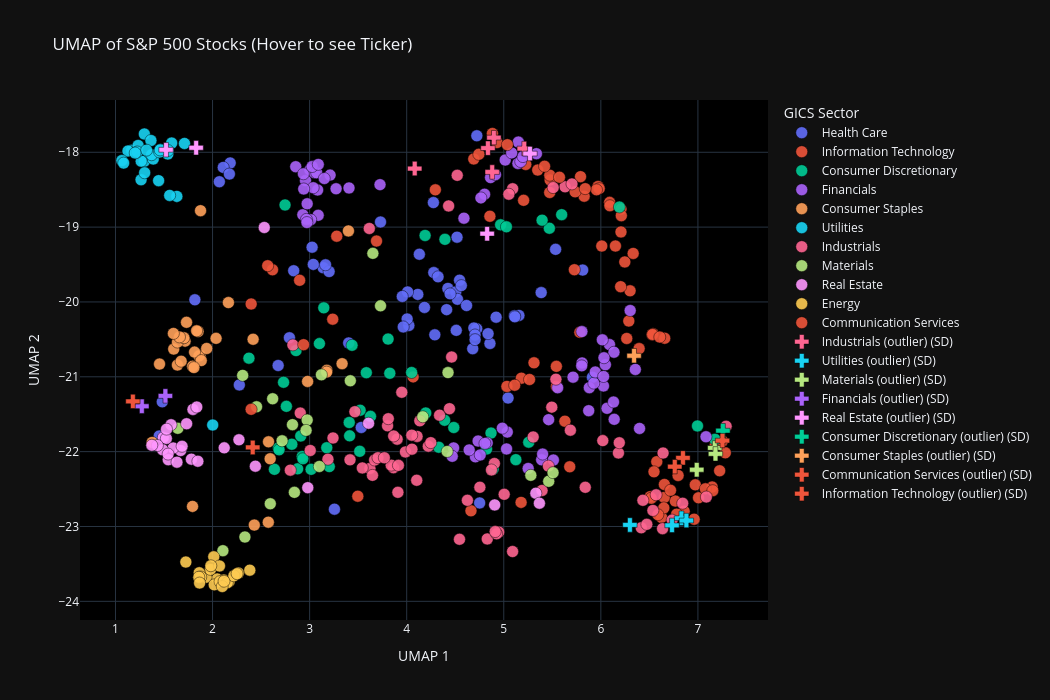

Notebook code cell kept with this figure:
### Code cell
#we can tap on the ticker on legend and disable particular stocks to understand better
import plotly.express as px

normal = umap_df[~umap_df["is_outlier"]]
outliers = umap_df[umap_df["is_outlier"]]

fig = px.scatter(
    normal,
    x="UMAP1",
    y="UMAP2",
    color="Sector",
    hover_name=normal.index,
    title="UMAP of S&P 500 Stocks (Hover to see Ticker)",
    opacity=0.9
)

for sector in outliers["Sector"].unique():
    mask = outliers["Sector"] == sector
    fig.add_scatter(
        x=outliers.loc[mask, "UMAP1"],
        y=outliers.loc[mask, "UMAP2"],
        mode="markers",
        marker=dict(
            symbol="cross",  
            size=14,
            line=dict(width=0.8, color="black"),
            color=fig.data[[t.name for t in fig.data].index(sector)].marker.color
        ),
        name=f"{sector} (outlier) (SD)",
        hovertext=outliers.index[mask],
        hoverinfo="text"
    )

fig.update_traces(
    marker=dict(size=12, line=dict(width=0.5, color="black"))
)

fig.update_layout(
    width=1050,
    height=700,
    plot_bgcolor="black",
    xaxis_title="UMAP 1",
    yaxis_title="UMAP 2",
    legend_title="GICS Sector"
)

fig.show()

### Figure 1 — Plotly figure (JSON) as saved in the notebook; plotly's stock layout.template omitted (floating-point values rounded to 4 significant figures)
{"data": [{"hovertemplate": "<b>%{hovertext}</b><br><br>Sector=Health Care<br>UMAP1=%{x}<br>UMAP2=%{y}<extra></extra>", "hovertext": ["A", "ABBV", "ABT", "ALGN", "AMGN", "BAX", "BDX", "BIIB", "BMY", "BSX", "CAH", "CI", "CNC", "COO", "COR", "CRL", "CVS", "DGX", "DHR", "DVA", "DXCM", "ELV", "EW", "GEHC", "GILD", "HCA", "HOLX", "HSIC", "HUM", "IDXX", "INCY", "IQV", "ISRG", "JNJ", "LH", "LLY", "MCK", "MDT", "MOH", "MRK", "MRNA", "MTD", "PFE", "PODD", "REGN", "RMD", "RVTY", "SOLV", "STE", "SYK", "TECH", "TMO", "UHS", "UNH", "VRTX", "VTRS", "WAT", "WST", "ZBH", "ZTS"], "legendgroup": "Health Care", "marker": {"color": "#636efa", "line": {"color": "black", "width": 0.5}, "opacity": 0.9, "size": 12, "symbol": "circle"}, "mode": "markers", "name": "Health Care", "orientation": "v", "showlegend": true, "type": "scatter", "x": [4.858, 4.279, 2.276, 4.518, 4.425, 2.676, 4.022, 4.505, 4.523, 4.275, 2.181, 2.792, 3.14, 4.005, 2.11, 4.921, 3.037, 1.482, 4.721, 3.532, 4.114, 3.025, 5.156, 5.913, 4.323, 2.07, 5.109, 3.73, 3.2, 4.29, 4.617, 5.534, 5.813, 1.818, 1.451, 4.545, 2.173, 4.009, 4.722, 4.183, 4.751, 4.68, 4.411, 5.114, 4.447, 3.965, 4.692, 4.13, 5.385, 3.954, 4.704, 4.838, 2.836, 3.164, 4.562, 3.402, 4.51, 4.704, 3.256, 5.044], "xaxis": "x", "y": [-20.56, -19.61, -21.11, -19.13, -19.82, -20.85, -20.31, -19.87, -19.96, -18.67, -18.14, -20.48, -19.54, -20.23, -18.2, -20.2, -19.5, -21.34, -20.36, -21.68, -19.9, -19.27, -20.18, -21.01, -19.66, -18.39, -20.19, -18.93, -19.59, -20.44, -20.05, -19.3, -19.57, -19.97, -21.79, -19.71, -18.29, -19.87, -17.78, -20.07, -22.69, -20.62, -20.1, -20.2, -19.89, -20.33, -20.35, -19.36, -19.88, -19.93, -20.44, -20.42, -19.58, -19.5, -19.78, -20.55, -20.38, -20.5, -22.77, -21.28], "yaxis": "y"}, {"hovertemplate": "<b>%{hovertext}</b><br><br>Sector=Information Technology<br>UMAP1=%{x}<br>UMAP2=%{y}<extra></extra>", "hovertext": ["AAPL", "ACN", "ADBE", "ADI", "ADSK", "AKAM", "AMAT", "AMD", "ANET", "APH", "APP", "AVGO", "CDNS", "CDW", "CIEN", "CRM", "CRWD", "CSCO", "CTSH", "DDOG", "DELL", "EPAM", "FFIV", "FICO", "FSLR", "FTNT", "GDDY", "GEN", "GLW", "HPE", "HPQ", "IBM", "INTC", "INTU", "IT", "JBL", "KEYS", "KLAC", "LRCX", "MCHP", "MPWR", "MSFT", "MU", "NOW", "NTAP", "NVDA", "NXPI", "ON", "ORCL", "PANW", "PLTR", "PTC", "Q", "QCOM", "ROP", "SMCI", "SNDK", "SNPS", "STX", "SWKS", "TDY", "TEL", "TER", "TRMB", "TXN", "TYL", "VRSN", "WDAY", "WDC", "ZBRA"], "legendgroup": "Information Technology", "marker": {"color": "#EF553B", "line": {"color": "black", "width": 0.5}, "opacity": 0.9, "size": 12, "symbol": "circle"}, "mode": "markers", "name": "Information Technology", "orientation": "v", "showlegend": true, "type": "scatter", "x": [5.032, 5.477, 5.473, 6.537, 6.091, 4.857, 6.767, 6.973, 7.147, 7.006, 7.282, 7.077, 6.247, 5.181, 6.858, 6.093, 6.333, 7.153, 5.474, 6.15, 5.63, 6.01, 6.267, 5.204, 4.066, 6.208, 5.971, 5.828, 6.961, 5.543, 5.265, 5.227, 6.658, 5.983, 5.35, 6.626, 6.576, 6.781, 6.653, 6.528, 6.655, 6.211, 6.717, 5.955, 5.311, 7.224, 6.288, 6.533, 7.18, 6.207, 7.253, 5.791, 6.548, 6.394, 3.279, 5.68, 6.508, 6.301, 6.649, 5.112, 4.662, 6.796, 6.519, 5.784, 6.607, 5.735, 4.883, 5.839, 6.588, 5.542], "xaxis": "x", "y": [-21.13, -18.37, -18.54, -20.43, -18.67, -18.85, -22.66, -22.44, -22.47, -22.62, -22.02, -22.5, -19.46, -21.02, -22.8, -18.71, -19.35, -22.52, -18.31, -19.25, -21.59, -19.25, -20.49, -18.64, -21.0, -18.76, -18.46, -18.59, -22.9, -21.13, -21.04, -18.16, -20.48, -18.49, -18.24, -22.88, -22.13, -22.83, -22.61, -20.44, -22.44, -18.85, -22.52, -18.5, -20.81, -22.26, -20.25, -20.43, -21.91, -19.06, -21.86, -18.33, -22.27, -20.62, -19.12, -22.2, -22.6, -19.85, -22.75, -21.11, -22.79, -22.32, -22.62, -20.41, -20.47, -18.53, -17.75, -18.49, -22.84, -20.86], "yaxis": "y"}, {"hovertemplate": "<b>%{hovertext}</b><br><br>Sector=Consumer Discretionary<br>UMAP1=%{x}<br>UMAP2=%{y}<extra></extra>", "hovertext": ["ABNB", "AMZN", "APTV", "AZO", "BBY", "BKNG", "CCL", "CMG", "DASH", "DECK", "DHI", "DPZ", "DRI", "EBAY", "EXPE", "F", "GM", "GPC", "GRMN", "HAS", "HD", "HLT", "LEN", "LOW", "LULU", "LVS", "MAR", "MCD", "MGM", "NCLH", "NKE", "NVR", "ORLY", "PHM", "POOL", "RCL", "RL", "ROST", "SBUX", "TJX", "TPR", "TSCO", "TSLA", "ULTA", "WSM", "WYNN", "YUM"], "legendgroup": "Consumer Discretionary", "marker": {"color": "#00cc96", "line": {"color": "black", "width": 0.5}, "opacity": 0.9, "size": 12, "symbol": "circle"}, "mode": "markers", "name": "Consumer Discretionary", "orientation": "v", "showlegend": true, "type": "scatter", "x": [5.596, 6.996, 4.485, 4.189, 4.196, 5.47, 5.125, 2.731, 6.191, 2.375, 2.876, 3.408, 2.76, 2.86, 5.395, 4.869, 4.823, 2.909, 4.968, 4.331, 2.924, 3.627, 3.015, 2.931, 5.027, 3.826, 3.52, 3.101, 3.516, 5.257, 2.678, 2.816, 4.394, 3.202, 2.637, 4.89, 3.584, 3.412, 2.685, 3.177, 3.146, 3.437, 7.176, 3.808, 4.391, 4.051, 2.747], "xaxis": "x", "y": [-18.83, -21.66, -21.68, -19.11, -21.48, -19.02, -22.11, -21.07, -18.73, -20.75, -22.23, -21.61, -21.39, -20.65, -18.91, -21.75, -21.97, -21.79, -18.97, -21.94, -22.06, -21.53, -22.24, -22.09, -19.0, -20.95, -21.45, -20.56, -22.0, -21.87, -21.95, -21.9, -19.16, -22.2, -22.24, -22.23, -20.95, -21.79, -21.98, -21.95, -20.08, -20.58, -21.84, -20.5, -21.58, -20.94, -18.7], "yaxis": "y"}, {"hovertemplate": "<b>%{hovertext}</b><br><br>Sector=Financials<br>UMAP1=%{x}<br>UMAP2=%{y}<extra></extra>", "hovertext": ["ACGL", "AFL", "AIG", "AIZ", "AJG", "ALL", "AMP", "AON", "APO", "ARES", "AXP", "BAC", "BEN", "BK", "BLK", "BRO", "BX", "C", "CB", "CFG", "CINF", "COF", "COIN", "CPAY", "EG", "ERIE", "FDS", "FIS", "FISV", "FITB", "GL", "GPN", "GS", "HBAN", "HIG", "HOOD", "IBKR", "ICE", "IVZ", "JKHY", "JPM", "KEY", "KKR", "L", "MA", "MCO", "MET", "MRSH", "MS", "MSCI", "MTB", "NDAQ", "NTRS", "PFG", "PGR", "PNC", "PRU", "PYPL", "RF", "RJF", "SCHW", "SPGI", "STT", "SYF", "TFC", "TROW", "TRV", "USB", "V", "WFC", "WRB", "WTW", "XYZ"], "legendgroup": "Financials", "marker": {"color": "#ab63fa", "line": {"color": "black", "width": 0.5}, "opacity": 0.9, "size": 12, "symbol": "circle"}, "mode": "markers", "name": "Financials", "orientation": "v", "showlegend": true, "type": "scatter", "x": [3.082, 2.857, 2.957, 3.002, 3.088, 3.05, 5.555, 2.93, 5.807, 6.089, 5.036, 5.252, 5.803, 5.881, 6.047, 3.011, 6.135, 5.511, 3.037, 4.736, 2.936, 5.462, 6.355, 4.59, 2.939, 2.967, 5.146, 4.864, 4.802, 4.483, 3.211, 4.765, 6.137, 4.469, 3.072, 7.083, 6.398, 4.914, 6.027, 5.175, 5.39, 4.829, 6.015, 3.026, 3.406, 5.015, 5.714, 2.975, 6.064, 5.15, 4.708, 5.197, 5.875, 5.927, 3.272, 4.806, 5.805, 5.336, 4.643, 5.942, 6.131, 5.082, 6.028, 4.985, 4.757, 6.032, 3.151, 5.029, 3.725, 5.4, 3.089, 2.972, 6.302], "xaxis": "x", "y": [-18.5, -18.19, -18.38, -18.24, -18.84, -18.27, -21.15, -18.83, -20.81, -20.57, -21.74, -22.23, -20.85, -21.15, -20.84, -18.9, -20.67, -22.11, -18.47, -21.86, -18.29, -21.57, -20.9, -18.88, -18.49, -18.9, -18.15, -18.34, -18.56, -21.95, -18.31, -18.61, -21.57, -22.06, -18.27, -21.8, -21.69, -18.3, -21.12, -18.12, -22.11, -21.88, -20.51, -18.19, -18.48, -18.1, -21.0, -18.69, -21.42, -17.86, -22.07, -18.06, -21.45, -21.08, -18.49, -21.89, -20.4, -18.02, -21.98, -20.94, -21.34, -18.01, -21.0, -21.69, -22.04, -20.75, -18.35, -21.96, -18.43, -22.03, -18.16, -18.94, -20.11], "yaxis": "y"}, {"hovertemplate": "<b>%{hovertext}</b><br><br>Sector=Consumer Staples<br>UMAP1=%{x}<br>UMAP2=%{y}<extra></extra>", "hovertext": ["ADM", "BG", "CAG", "CHD", "CL", "CLX", "COST", "CPB", "DG", "DLTR", "GIS", "HRL", "HSY", "KDP", "KHC", "KMB", "KO", "KR", "KVUE", "LW", "MDLZ", "MKC", "MNST", "MO", "PEP", "PG", "PM", "SJM", "STZ", "SYY", "TAP", "TGT", "TSN", "WMT"], "legendgroup": "Consumer Staples", "marker": {"color": "#FFA15A", "line": {"color": "black", "width": 0.5}, "opacity": 0.9, "size": 12, "symbol": "circle"}, "mode": "markers", "name": "Consumer Staples", "orientation": "v", "showlegend": true, "type": "scatter", "x": [2.574, 2.43, 1.87, 1.795, 1.859, 1.638, 2.577, 1.717, 3.177, 3.334, 1.94, 1.815, 2.163, 1.6, 1.638, 1.676, 1.851, 1.377, 1.793, 2.593, 2.036, 1.883, 1.732, 2.418, 1.836, 1.808, 3.4, 1.705, 1.454, 1.876, 1.66, 3.175, 1.597, 2.979], "xaxis": "x", "y": [-22.94, -22.98, -20.71, -20.86, -20.72, -20.84, -21.87, -20.52, -20.91, -20.82, -20.62, -20.67, -20.01, -20.63, -20.54, -20.79, -20.39, -21.88, -22.73, -22.1, -20.49, -20.78, -20.27, -20.5, -20.39, -20.88, -19.05, -20.48, -20.83, -18.78, -20.47, -20.94, -20.42, -21.06], "yaxis": "y"}, {"hovertemplate": "<b>%{hovertext}</b><br><br>Sector=Utilities<br>UMAP1=%{x}<br>UMAP2=%{y}<extra></extra>", "hovertext": ["AEE", "AEP", "ATO", "AWK", "CMS", "CNP", "D", "DTE", "DUK", "ED", "EIX", "ES", "ETR", "EVRG", "EXC", "FE", "LNT", "NEE", "NI", "PCG", "PEG", "PNW", "PPL", "SO", "SRE", "WEC", "XEL"], "legendgroup": "Utilities", "marker": {"color": "#19d3f3", "line": {"color": "black", "width": 0.5}, "opacity": 0.9, "size": 12, "symbol": "circle"}, "mode": "markers", "name": "Utilities", "orientation": "v", "showlegend": true, "type": "scatter", "x": [1.297, 1.166, 1.444, 2.001, 1.463, 1.389, 1.372, 1.129, 1.539, 1.454, 1.632, 1.297, 1.066, 1.233, 1.365, 1.579, 1.265, 1.084, 1.263, 1.558, 1.224, 1.541, 1.711, 1.32, 1.301, 1.202, 1.46], "xaxis": "x", "y": [-18.12, -17.97, -18.38, -21.64, -17.96, -18.09, -18.03, -17.98, -18.02, -18.0, -18.59, -17.76, -18.11, -17.91, -17.84, -17.88, -18.12, -18.14, -18.37, -18.58, -18.0, -17.98, -17.88, -17.97, -18.27, -18.01, -17.97], "yaxis": "y"}, {"hovertemplate": "<b>%{hovertext}</b><br><br>Sector=Industrials<br>UMAP1=%{x}<br>UMAP2=%{y}<extra></extra>", "hovertext": ["ALLE", "AME", "AOS", "AXON", "BA", "BLDR", "CARR", "CAT", "CHRW", "CMI", "CPRT", "CSX", "CTAS", "DAL", "DE", "DOV", "EFX", "EME", "EMR", "ETN", "EXPD", "FAST", "FDX", "FIX", "FTV", "GD", "GE", "GEV", "GNRC", "GWW", "HII", "HON", "HUBB", "HWM", "IEX", "IR", "ITW", "J", "JBHT", "JCI", "LDOS", "LHX", "LII", "LMT", "LUV", "MAS", "MMM", "NDSN", "NOC", "NSC", "ODFL", "OTIS", "PAYC", "PAYX", "PCAR", "PH", "PNR", "PWR", "ROK", "RSG", "RTX", "SNA", "SWK", "TT", "TXT", "UAL", "UBER", "UNP", "UPS", "URI", "VLTO", "WAB", "WM", "XYL"], "legendgroup": "Industrials", "marker": {"color": "#FF6692", "line": {"color": "black", "width": 0.5}, "opacity": 0.9, "size": 12, "symbol": "circle"}, "mode": "markers", "name": "Industrials", "orientation": "v", "showlegend": true, "type": "scatter", "x": [3.241, 4.754, 3.621, 7.29, 2.827, 2.801, 4.103, 6.569, 4.625, 6.181, 5.631, 3.864, 2.904, 5.303, 3.841, 4.107, 5.091, 6.636, 5.46, 6.433, 4.463, 3.987, 4.135, 6.843, 3.669, 4.83, 6.416, 7.087, 5.494, 3.704, 4.948, 3.909, 6.536, 6.473, 3.914, 4.054, 3.416, 5.537, 4.223, 5.839, 5.394, 4.926, 3.189, 4.912, 4.903, 3.006, 3.803, 3.466, 4.544, 3.647, 4.248, 3.769, 5.702, 5.052, 3.901, 6.02, 5.509, 6.734, 6.19, 4.432, 5.091, 4.052, 3.81, 5.004, 3.866, 5.686, 6.641, 3.543, 4.338, 3.949, 4.521, 4.873, 3.615, 4.441], "xaxis": "x", "y": [-21.82, -22.48, -22.22, -21.66, -20.57, -22.25, -22.38, -22.58, -22.65, -22.02, -18.46, -22.21, -21.48, -21.8, -22.18, -21.8, -18.49, -23.03, -22.19, -22.65, -20.74, -22.0, -21.59, -22.69, -22.11, -23.17, -23.02, -22.61, -21.41, -22.08, -23.08, -22.54, -22.79, -22.97, -22.18, -21.97, -22.11, -21.03, -21.93, -22.48, -22.52, -23.1, -22.1, -23.07, -22.16, -21.98, -21.65, -21.47, -23.17, -22.32, -21.88, -22.08, -18.42, -18.56, -21.83, -21.85, -18.47, -22.91, -21.88, -18.72, -23.33, -21.78, -21.56, -22.57, -21.79, -21.71, -22.02, -22.22, -21.51, -21.21, -18.31, -22.24, -19.02, -21.43], "yaxis": "y"}, {"hovertemplate": "<b>%{hovertext}</b><br><br>Sector=Materials<br>UMAP1=%{x}<br>UMAP2=%{y}<extra></extra>", "hovertext": ["AMCR", "APD", "AVY", "BALL", "CF", "CRH", "CTVA", "DD", "DOW", "ECL", "IFF", "IP", "LIN", "LYB", "MLM", "MOS", "NUE", "PKG", "PPG", "SHW", "STLD", "SW", "VMC"], "legendgroup": "Materials", "marker": {"color": "#B6E880", "line": {"color": "black", "width": 0.5}, "opacity": 0.9, "size": 12, "symbol": "circle"}, "mode": "markers", "name": "Materials", "orientation": "v", "showlegend": true, "type": "scatter", "x": [2.453, 3.73, 2.975, 2.31, 2.106, 5.463, 3.121, 4.426, 2.843, 1.642, 3.419, 2.619, 3.651, 2.595, 5.279, 2.333, 4.166, 2.963, 2.716, 3.099, 4.417, 2.823, 5.507], "xaxis": "x", "y": [-21.4, -20.05, -21.58, -20.98, -23.32, -22.4, -20.97, -20.94, -22.54, -21.69, -21.05, -21.29, -19.35, -22.7, -22.32, -23.14, -21.53, -21.72, -21.86, -22.2, -22.0, -21.64, -22.28], "yaxis": "y"}, {"hovertemplate": "<b>%{hovertext}</b><br><br>Sector=Real Estate<br>UMAP1=%{x}<br>UMAP2=%{y}<extra></extra>", "hovertext": ["AMT", "ARE", "AVB", "BXP", "CCI", "CPT", "DLR", "DOC", "EQIX", "EQR", "ESS", "EXR", "FRT", "HST", "INVH", "IRM", "KIM", "MAA", "O", "PLD", "PSA", "REG", "SBAC", "SPG", "UDR", "VICI", "WY"], "legendgroup": "Real Estate", "marker": {"color": "#FF97FF", "line": {"color": "black", "width": 0.5}, "opacity": 0.9, "size": 12, "symbol": "circle"}, "mode": "markers", "name": "Real Estate", "orientation": "v", "showlegend": true, "type": "scatter", "x": [1.782, 1.492, 1.671, 2.12, 1.848, 1.594, 5.331, 1.524, 4.907, 1.485, 1.432, 2.272, 1.572, 3.607, 1.544, 5.367, 1.733, 1.542, 1.798, 1.837, 2.441, 1.526, 1.633, 2.532, 1.686, 1.375, 2.981], "xaxis": "x", "y": [-22.1, -21.81, -21.98, -21.95, -22.13, -21.95, -22.56, -21.82, -22.71, -21.97, -21.92, -21.84, -21.64, -21.62, -22.11, -22.69, -21.63, -22.03, -21.44, -21.4, -22.19, -21.7, -22.14, -19.0, -21.93, -21.91, -22.48], "yaxis": "y"}, {"hovertemplate": "<b>%{hovertext}</b><br><br>Sector=Energy<br>UMAP1=%{x}<br>UMAP2=%{y}<extra></extra>", "hovertext": ["APA", "BKR", "COP", "CTRA", "CVX", "DVN", "EOG", "EQT", "EXE", "FANG", "HAL", "KMI", "MPC", "OKE", "OXY", "PSX", "SLB", "TPL", "TRGP", "VLO", "WMB", "XOM"], "legendgroup": "Energy", "marker": {"color": "#FECB52", "line": {"color": "black", "width": 0.5}, "opacity": 0.9, "size": 12, "symbol": "circle"}, "mode": "markers", "name": "Energy", "orientation": "v", "showlegend": true, "type": "scatter", "x": [2.047, 2.265, 2.117, 1.933, 2.171, 2.012, 1.978, 1.725, 1.863, 2.017, 2.077, 1.879, 2.152, 1.859, 2.071, 2.22, 2.384, 2.1, 1.866, 2.253, 1.982, 2.118], "xaxis": "x", "y": [-23.7, -23.62, -23.72, -23.68, -23.73, -23.41, -23.57, -23.48, -23.62, -23.78, -23.74, -23.67, -23.75, -23.68, -23.53, -23.66, -23.58, -23.8, -23.76, -23.63, -23.52, -23.73], "yaxis": "y"}, {"hovertemplate": "<b>%{hovertext}</b><br><br>Sector=Communication Services<br>UMAP1=%{x}<br>UMAP2=%{y}<extra></extra>", "hovertext": ["CHTR", "CMCSA", "DIS", "EA", "FOX", "FOXA", "LYV", "META", "MTCH", "NWS", "NWSA", "OMC", "PSKY", "T", "TKO", "TMUS", "TTD", "VZ", "WBD"], "legendgroup": "Communication Services", "marker": {"color": "#EF553B", "line": {"color": "black", "width": 0.5}, "opacity": 0.9, "size": 12, "symbol": "circle"}, "mode": "markers", "name": "Communication Services", "orientation": "v", "showlegend": true, "type": "scatter", "x": [2.897, 2.397, 5.178, 4.295, 4.691, 4.743, 3.496, 2.938, 5.573, 4.93, 5.037, 5.42, 3.689, 2.618, 3.238, 2.568, 6.204, 2.398, 5.727], "xaxis": "x", "y": [-19.71, -21.43, -22.68, -18.5, -18.09, -18.03, -22.6, -20.57, -18.33, -17.87, -17.9, -18.19, -19.19, -19.57, -20.23, -19.52, -19.8, -20.03, -19.57], "yaxis": "y"}, {"hoverinfo": "text", "hovertext": ["ADP", "BR", "ROL", "TDG", "VRSK"], "marker": {"color": "#FF6692", "line": {"color": "black", "width": 0.5}, "size": 12, "symbol": "cross"}, "mode": "markers", "name": "Industrials (outlier) (SD)", "type": "scatter", "x": [4.881, 4.898, 4.082, 5.211, 4.837], "y": [-18.26, -17.8, -18.22, -17.95, -17.94]}, {"hoverinfo": "text", "hovertext": ["AES", "CEG", "NRG", "VST"], "marker": {"color": "#19d3f3", "line": {"color": "black", "width": 0.5}, "size": 12, "symbol": "cross"}, "mode": "markers", "name": "Utilities (outlier) (SD)", "type": "scatter", "x": [6.299, 6.83, 6.882, 6.733], "y": [-22.98, -22.89, -22.92, -22.98]}, {"hoverinfo": "text", "hovertext": ["ALB", "FCX", "NEM"], "marker": {"color": "#B6E880", "line": {"color": "black", "width": 0.5}, "size": 12, "symbol": "cross"}, "mode": "markers", "name": "Materials (outlier) (SD)", "type": "scatter", "x": [7.174, 7.181, 6.988], "y": [-21.95, -22.03, -22.24]}, {"hoverinfo": "text", "hovertext": ["CBOE", "CME"], "marker": {"color": "#ab63fa", "line": {"color": "black", "width": 0.5}, "size": 12, "symbol": "cross"}, "mode": "markers", "name": "Financials (outlier) (SD)", "type": "scatter", "x": [1.514, 1.271], "y": [-21.26, -21.39]}, {"hoverinfo": "text", "hovertext": ["CBRE", "CSGP", "VTR", "WELL"], "marker": {"color": "#FF97FF", "line": {"color": "black", "width": 0.5}, "size": 12, "symbol": "cross"}, "mode": "markers", "name": "Real Estate (outlier) (SD)", "type": "scatter", "x": [4.829, 5.27, 1.831, 1.521], "y": [-19.09, -18.02, -17.94, -17.97]}, {"hoverinfo": "text", "hovertext": ["CVNA"], "marker": {"color": "#00cc96", "line": {"color": "black", "width": 0.5}, "size": 12, "symbol": "cross"}, "mode": "markers", "name": "Consumer Discretionary (outlier) (SD)", "type": "scatter", "x": [7.258], "y": [-21.72]}, {"hoverinfo": "text", "hovertext": ["EL"], "marker": {"color": "#FFA15A", "line": {"color": "black", "width": 0.5}, "size": 12, "symbol": "cross"}, "mode": "markers", "name": "Consumer Staples (outlier) (SD)", "type": "scatter", "x": [6.342], "y": [-20.72]}, {"hoverinfo": "text", "hovertext": ["GOOG", "GOOGL", "NFLX", "TTWO"], "marker": {"color": "#EF553B", "line": {"color": "black", "width": 0.5}, "size": 12, "symbol": "cross"}, "mode": "markers", "name": "Communication Services (outlier) (SD)", "type": "scatter", "x": [6.846, 6.762, 1.179, 7.253], "y": [-22.08, -22.2, -21.33, -21.85]}, {"hoverinfo": "text", "hovertext": ["MSI"], "marker": {"color": "#EF553B", "line": {"color": "black", "width": 0.5}, "size": 12, "symbol": "cross"}, "mode": "markers", "name": "Information Technology (outlier) (SD)", "type": "scatter", "x": [2.414], "y": [-21.94]}], "layout": {"height": 700, "legend": {"title": {"text": "GICS Sector"}, "tracegroupgap": 0}, "plot_bgcolor": "black", "title": {"text": "UMAP of S&P 500 Stocks (Hover to see Ticker)"}, "width": 1050, "xaxis": {"anchor": "y", "domain": [0, 1], "title": {"text": "UMAP 1"}}, "yaxis": {"anchor": "x", "domain": [0, 1], "title": {"text": "UMAP 2"}}}}
